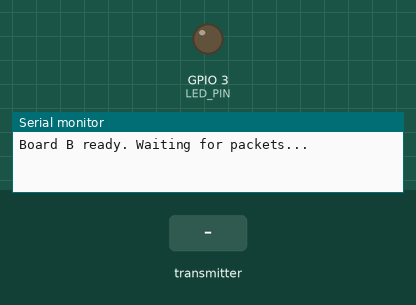
Bench run of a sketch on a simulated ESP32. On the bench: output pins drawn as LEDs (lit = HIGH), the last lines printed to the serial monitor. Dashed ring = blinking. The inputs (shaded band) are chosen by the test bench.

Above: at 2.2 s.
2.3 s: the transmitter starts sending packetID = 0
At 2.9 s:
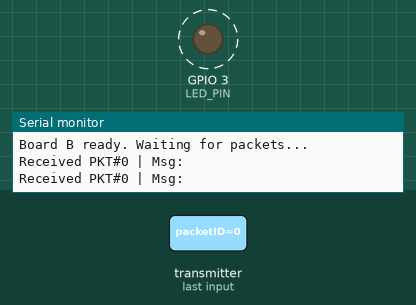
Timing chart, 0 to 10.3 s (numbered marks = the images above; inputs shaded):
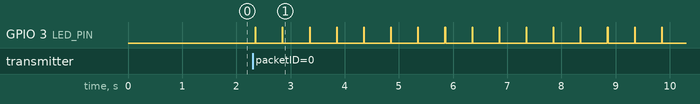

Measured:
- after the input at 2.3 s, GPIO 3 (LED_PIN): alternates HIGH for 0.01 s and LOW for 0.49 s, starting after 0.05 s

The sketch:

Receiver_speed_measurement.ino
```cpp
#include <WiFi.h>
#include <esp_now.h>

#define LED_PIN 3

// Board A's MAC address
uint8_t boardA_MAC[] = {0xD4, 0xE9, 0xF4, 0x78, 0xE9, 0x70};

typedef struct {
  uint32_t packetID;
  char message[32];
} DataPacket;

typedef struct {
  uint32_t ackedID;
} AckPacket;

void onDataRecv(const esp_now_recv_info_t *info, const uint8_t *data, int len) {
  DataPacket incoming;
  memcpy(&incoming, data, sizeof(incoming));

  Serial.print("Received PKT#"); Serial.print(incoming.packetID);
  Serial.print(" | Msg: "); Serial.println(incoming.message);

  // Send ACK back
  AckPacket ack;
  ack.ackedID = incoming.packetID;
  esp_now_send(boardA_MAC, (uint8_t *)&ack, sizeof(ack));

  // Blink LED on receive
  digitalWrite(LED_PIN, HIGH);
  delay(10);
  digitalWrite(LED_PIN, LOW);
}

void setup() {
  Serial.begin(115200);
  pinMode(LED_PIN, OUTPUT);
  delay(1000);

  WiFi.mode(WIFI_STA);
  if (esp_now_init() != ESP_OK) {
    Serial.println("ESP-NOW init failed!");
    return;
  }

  esp_now_register_recv_cb(onDataRecv);

  esp_now_peer_info_t peerInfo = {};
  memcpy(peerInfo.peer_addr, boardA_MAC, 6);
  peerInfo.channel = 0;
  peerInfo.encrypt = false;
  if (esp_now_add_peer(&peerInfo) != ESP_OK) {
    Serial.println("Failed to add peer!");
    return;
  }

  Serial.println("Board B ready. Waiting for packets...");
}

void loop() {}
```
